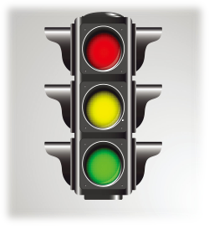
#> input picture 图片4.png, 209 x 226 px
$ python tupian7.py
#> lines starting #> are read from the running program, lines starting #| are printed output that depends on the picture
from PIL import Image
img = Image.open("图片4.png")
#> img is the input picture: PIL image 209x226 RGBA; mean R, G, B, A 188.1, 185.4, 178.3, 255

for i in range(209):
    for j in range(226):
        try:
            r, g, b, alpha = img.getpixel((i, j))
            if (r <= 120 and r >= 0) and (g <= 190 and g >= 125) and (b <= 70 and b >= 30):
                r = 0;g = 176;b = 240;img.putpixel((i, j), (r, g, b, alpha))

            if (r <= 245 and r >= 120) and (g <= 110 and g >= 0) and (b <= 85 and b >= 0):
                r = 112; g = 48; b = 160; img.putpixel((i, j), (r, g, b, alpha))
        except Exception as e:
            continue
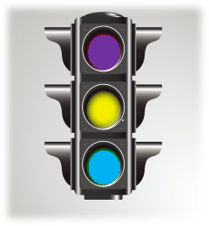
#> img: PIL image 209x226 RGBA; mean R, G, B, A 185.2, 186.1, 184.2, 255
img.show()
